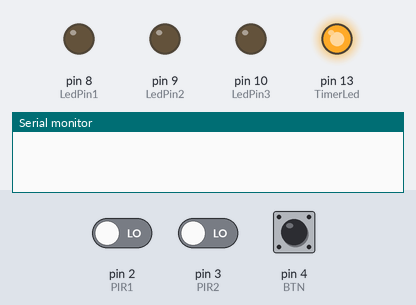
Simulated run of this sketch. Board: Arduino Uno, built with avr-gcc and run on an emulated ATmega328P. Parts: output pins drawn as LEDs (lit = HIGH), the last lines printed to the serial monitor. Inputs (shaded band) come from the test bench; at power-on: pin 2 (PIR1) LOW, pin 4 (BTN) LOW, pin 3 (PIR2) LOW.

Above: at 1.2 s.
1.3 s: pin 2 (PIR1) driven HIGH
At 3.3 s:
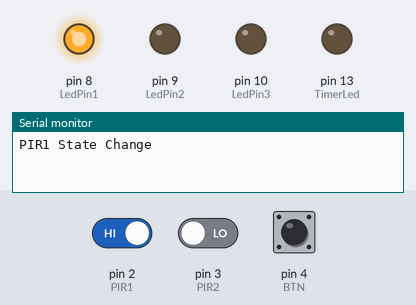
4.3 s: pin 4 (BTN) pulled HIGH for 0.15 s
At 5.6 s:
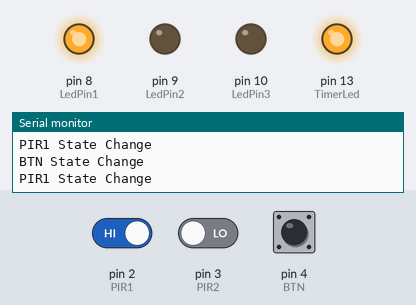
5.9 s: pin 3 (PIR2) driven HIGH
At 6.4 s:
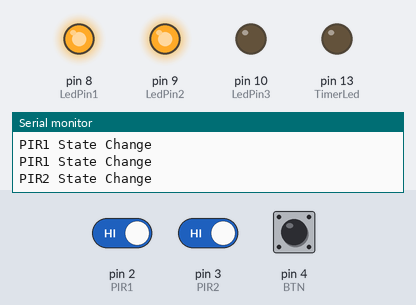
8.9 s: pin 4 (BTN) pulled HIGH for 1 s
At 9.7 s:
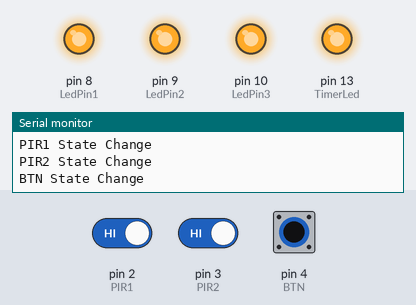
11.4 s: pin 2 (PIR1) driven LOW
At 13.3 s:
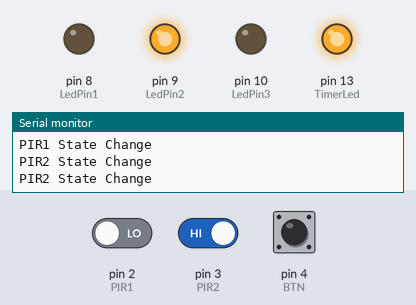
14.4 s: pin 3 (PIR2) driven LOW
At 15.2 s:
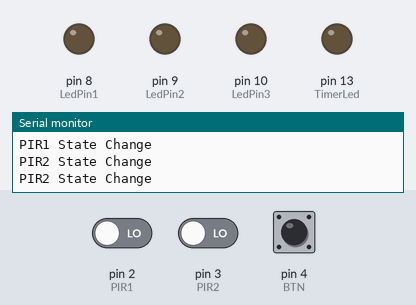
Timing chart, 0 to 18.4 s (numbered marks = the images above; inputs shaded):
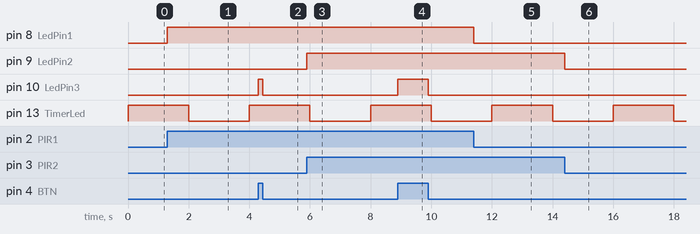

Measured:
- after the input at 1.3 s, pin 8 (LedPin1): LOW → HIGH at once
- after the input at 4.3 s, pin 10 (LedPin3): LOW → HIGH at once, → LOW 0.15 s later
- after the input at 5.9 s, pin 9 (LedPin2): LOW → HIGH at once
- after the input at 8.9 s, pin 10 (LedPin3): LOW → HIGH at once, → LOW 1.0 s later
- after the input at 11.4 s, pin 8 (LedPin1): HIGH → LOW at once
- after the input at 14.4 s, pin 9 (LedPin2): HIGH → LOW at once

The sketch:

Task1.4D.ino
```cpp
const uint8_t LedPin1 = 8;
const uint8_t LedPin2 = 9;
const uint8_t LedPin3 = 10;
const uint8_t PIR1 = 2;
const uint8_t PIR2 = 3;
const uint8_t BTN = 4;
const byte TimerLed = 13;

volatile byte r,g,b = 0;

void setup()
{
    pinMode(TimerLed, OUTPUT);
    pinMode(LedPin1, OUTPUT);
    pinMode(PIR1, INPUT);
    pinMode(LedPin2, OUTPUT);
    pinMode(PIR2, INPUT);
    pinMode(LedPin3, OUTPUT);
    pinMode(BTN, INPUT);

    Serial.begin(9600);

    PCICR |= 0b00000100; // turn on port d
    PCMSK2 |= 0b00011100; // enable pins 2, 3, and 4

    startTimer(); //0.5 Hz = 2 seconds per interupt
}

void loop()
{
    digitalWrite(LedPin1, r);
    digitalWrite(LedPin2, g);
    digitalWrite(LedPin3, b);
}

void startTimer(){
  noInterrupts();

  TCCR1A = 0;
  TCCR1B = 0;
  TCNT1 = 0;

  // led 13 to blink every 2 seconds using:
  // http://www.8bit-era.cz/arduino-timer-interrupts-calculator.html

  // x = 16 Mhz / (prescaler * x) - 1, x in Hz
  // => 16 Mhz / x(x+1) = prescalar

  OCR1A = 31249; // 0.5Hz = 16000000 / (1024 * 0.5) - 1 (must be <65536)
  // turn on CTC mode
  TCCR1B |= (1 << WGM12);
  // Set CS12, CS11 and CS10 bits for 1024 prescaler
  TCCR1B |= (1 << CS12) | (0 << CS11) | (1 << CS10);
  // enable timer compare interrupt
  TIMSK1 |= (1 << OCIE1A);

  interrupts();
}

// timer interupt
ISR(TIMER1_COMPA_vect){
   digitalWrite(TimerLed, digitalRead(TimerLed) ^ 1);
}

//Port D interupt
ISR(PCINT2_vect) // Port D, PCINT16 - PCINT23
{
    r = PIND & B00000100;
    g = PIND & B00001000;
    b = PIND & B00010000;
    if (r)
    {
        Serial.println("PIR1 State Change");
    }
    if (g)
    {
        Serial.println("PIR2 State Change");
    }
    if (b)
    {
        Serial.println("BTN State Change");
    }

}
```
